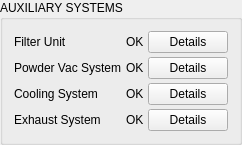
             <widget class="QGroupBox" name="gb_auxiliary_systems">
              <property name="sizePolicy">
               <sizepolicy hsizetype="Expanding" vsizetype="Expanding">
                <horstretch>0</horstretch>
                <verstretch>0</verstretch>
               </sizepolicy>
              </property>
              <property name="title">
               <string>AUXILIARY SYSTEMS</string>
              </property>
              <layout class="QGridLayout">
               <property name="spacing">
                <number>4</number>
               </property>
               <item row="0" column="0">
                <widget class="QLabel" name="label">
                 <property name="text">
                  <string>Filter Unit</string>
                 </property>
                </widget>
               </item>
               <item row="0" column="1">
                <widget class="QLabel" name="label">
                 <property name="text">
                  <string>OK</string>
                 </property>
                </widget>
               </item>
               <item row="0" column="2">
                <widget class="QPushButton" name="pushButton">
                 <property name="minimumSize">
                  <size>
                   <width>0</width>
                   <height>20</height>
                  </size>
                 </property>
                 <property name="text">
                  <string>Details</string>
                 </property>
                </widget>
               </item>
               <item row="1" column="0">
                <widget class="QLabel" name="label">
                 <property name="text">
                  <string>Powder Vac System</string>
                 </property>
                </widget>
               </item>
               <item row="1" column="1">
                <widget class="QLabel" name="label">
                 <property name="text">
                  <string>OK</string>
                 </property>
                </widget>
               </item>
               <item row="1" column="2">
                <widget class="QPushButton" name="pushButton">
                 <property name="minimumSize">
                  <size>
                   <width>0</width>
                   <height>20</height>
                  </size>
                 </property>
                 <property name="text">
                  <string>Details</string>
                 </property>
                </widget>
               </item>
               <item row="2" column="0">
                <widget class="QLabel" name="label">
                 <property name="text">
                  <string>Cooling System</string>
                 </property>
                </widget>
               </item>
               <item row="2" column="1">
                <widget class="QLabel" name="label">
                 <property name="text">
                  <string>OK</string>
                 </property>
                </widget>
               </item>
               <item row="2" column="2">
                <widget class="QPushButton" name="pushButton">
                 <property name="minimumSize">
                  <size>
                   <width>0</width>
                   <height>20</height>
                  </size>
                 </property>
                 <property name="text">
                  <string>Details</string>
                 </property>
                </widget>
               </item>
               <item row="3" column="0">
                <widget class="QLabel" name="label">
                 <property name="text">
                  <string>Exhaust System</string>
                 </property>
                </widget>
               </item>
               <item row="3" column="1">
                <widget class="QLabel" name="label">
                 <property name="text">
                  <string>OK</string>
                 </property>
                </widget>
               </item>
               <item row="3" column="2">
                <widget class="QPushButton" name="pushButton">
                 <property name="minimumSize">
                  <size>
                   <width>0</width>
                   <height>20</height>
                  </size>
                 </property>
                 <property name="text">
                  <string>Details</string>
                 </property>
                </widget>
               </item>
              </layout>
             </widget>
